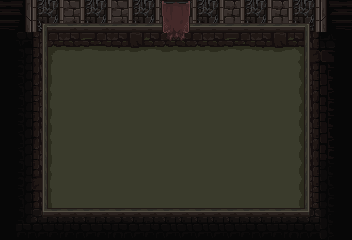

Rendered tile map (Tiled .tmx) drawn with the repository's tilesets; below, a short description and the full map source, tile grids included:
An orthogonal 22x15 tile map with 16x16 px tiles, 3 tile layers (Background, Floor, Decor), 2 tilesets and 4 objects (4x wall).

<map version="1.2" tiledversion="1.3.1" orientation="orthogonal" renderorder="right-down" compressionlevel="0" width="22" height="15" tilewidth="16" tileheight="16" infinite="0" nextlayerid="9" nextobjectid="31">
 <tileset firstgid="1" source="MainLevel.tsx" />
 <tileset firstgid="1703" source="decorations.tsx" />
 <layer id="6" name="Background" width="22" height="15">
  <data encoding="csv">
3221226322,3221226321,129,130,131,129,130,131,129,130,131,128,129,130,128,129,130,128,129,130,3221226323,3221226322,
3221226285,3221226284,166,167,168,166,167,168,166,167,168,165,166,167,165,166,167,165,166,167,3221226286,3221226285,
3221226248,3221226247,2684355429,0,0,0,0,0,0,0,0,0,0,0,0,0,0,0,0,1610613611,3221226249,3221226248,
2684355975,2684355939,2684355430,0,0,0,0,0,0,0,0,0,0,0,0,0,0,0,0,1610613610,1610613647,2684355975,
2684355975,2684355940,2684355431,0,0,0,0,0,0,0,0,0,0,0,0,0,0,0,0,1610613609,1610613646,2684355975,
2684355975,2684355938,2684355432,0,0,0,0,0,0,0,0,0,0,0,0,0,0,0,0,1610613608,1610613645,2684355975,
2684355975,2684355939,2684355429,0,0,0,0,0,0,0,0,0,0,0,0,0,0,0,0,1610613607,1610613644,2684355975,
2684355975,2684355940,2684355430,0,0,0,0,0,0,0,0,0,0,0,0,0,0,0,0,1610613606,1610613643,2684355975,
2684355975,2684355938,2684355431,0,0,0,0,0,0,0,0,0,0,0,0,0,0,0,0,1610613605,1610613642,2684355975,
2684355975,2684355938,2684355432,0,0,0,0,0,0,0,0,0,0,0,0,0,0,0,0,1610613607,1610613644,2684355975,
2684355975,2684355939,2684355433,0,0,0,0,0,0,0,0,0,0,0,0,0,0,0,0,1610613606,1610614118,2684355975,
2684355976,2684355940,2684355434,0,0,0,0,0,0,0,0,0,0,0,0,0,0,0,0,1610613605,1610614117,2684355975,
2684355977,2684355941,2684355435,0,0,0,0,0,0,0,0,0,0,0,0,0,0,0,0,1610613605,1610614116,2684355976,
2684355978,2684355942,1344,1345,1345,1341,1342,1343,1344,1345,1341,1341,1341,1341,1341,1342,1341,1342,1343,1344,1610614115,2684355977,
2684355979,1379,1381,1382,1382,1378,1379,1380,1381,1382,1378,1378,1378,1378,1378,1379,1378,1379,1380,1381,1610614114,2684355978
</data>
 </layer>
 <layer id="5" name="Floor" width="22" height="15">
  <data encoding="csv">
0,0,0,0,0,0,0,0,0,0,0,0,0,0,0,0,0,0,0,0,0,0,
0,0,1386,1387,1388,1389,1390,1391,1392,1392,1392,1392,1392,1392,1392,1392,1392,1392,1392,1394,0,0,
0,1378,1423,1424,1425,1426,1427,1428,1429,1430,1424,1425,1424,1425,1426,1427,1428,1429,1430,1468,3221226850,0,
0,0,1460,1461,1462,1463,1464,1465,1466,1463,1466,1466,1465,1466,1463,1463,1465,1466,1467,1468,0,0,
0,0,1497,1498,1499,1500,1501,1502,1503,1536,1536,1536,1536,1538,1538,1501,1502,1503,1504,1468,0,0,
0,0,1534,1535,1536,1537,1538,1539,1540,1536,1536,1536,1573,1538,1538,1501,1502,1503,1541,1468,0,0,
0,0,1571,1572,1573,1574,1575,1576,1536,1536,1536,1536,1503,1503,1538,1501,1502,1503,1578,1468,0,0,
0,0,1460,1535,1536,1536,1536,1536,1536,1536,1536,1503,1540,1540,1503,1503,1503,1503,1541,1468,0,0,
0,0,1460,1535,1536,1538,1536,1538,1538,1538,1538,1538,1501,1502,1503,1540,1540,1540,1541,1468,0,0,
0,0,1460,1498,1538,1538,1538,1501,1502,1503,1503,1503,1538,1538,1538,1501,1502,1503,1541,1468,0,0,
0,0,1497,1535,1538,1538,1538,1538,1538,1538,1538,1538,1536,1538,1538,1501,1502,1503,1541,1468,0,0,
0,0,1534,1572,1536,1536,1536,1536,1536,1536,1536,1536,1573,1536,1538,1538,1539,1540,1541,1468,0,0,
0,0,1571,1498,1573,1573,1573,1573,1573,1573,1573,1573,1573,1573,1574,1538,1576,1577,1541,1468,0,0,
0,0,1608,1610,1610,1610,1610,1610,1610,1610,1610,1610,1610,1610,1610,1610,1610,1610,1610,1616,0,0,
0,0,0,0,0,0,0,0,0,0,0,0,0,0,0,0,0,0,0,0,0,0
</data>
 </layer>
 <layer id="7" name="Decor" width="22" height="15">
  <data encoding="csv">
0,0,0,0,0,0,0,0,0,0,1740,1741,0,0,0,0,0,0,0,0,0,0,
0,0,0,0,0,0,0,0,0,0,1772,1773,0,0,0,0,0,0,0,0,0,0,
0,0,0,0,0,0,0,0,0,0,1804,1805,0,0,0,0,0,0,0,0,0,0,
0,0,0,0,0,0,0,0,0,0,0,0,0,0,0,0,0,0,0,0,0,0,
0,0,0,0,0,0,0,0,0,0,0,0,0,0,0,0,0,0,0,0,0,0,
0,0,0,0,0,0,0,0,0,0,0,0,0,0,0,0,0,0,0,0,0,0,
0,0,0,0,0,0,0,0,0,0,0,0,0,0,0,0,0,0,0,0,0,0,
0,0,0,0,0,0,0,0,0,0,0,0,0,0,0,0,0,0,0,0,0,0,
0,0,0,0,0,0,0,0,0,0,0,0,0,0,0,0,0,0,0,0,0,0,
0,0,0,0,0,0,0,0,0,0,0,0,0,0,0,0,0,0,0,0,0,0,
0,0,0,0,0,0,0,0,0,0,0,0,0,0,0,0,0,0,0,0,0,0,
0,0,0,0,0,0,0,0,0,0,0,0,0,0,0,0,0,0,0,0,0,0,
0,0,0,0,0,0,0,0,0,0,0,0,0,0,0,0,0,0,0,0,0,0,
0,0,0,0,0,0,0,0,0,0,0,0,0,0,0,0,0,0,0,0,0,0,
0,0,0,0,0,0,0,0,0,0,0,0,0,0,0,0,0,0,0,0,0,0
</data>
 </layer>
 <objectgroup id="8" name="Wall">
  <object id="14" name="wall" x="43" y="23" width="265" height="24.3333" />
  <object id="23" name="wall" x="44" y="208" width="265" height="24" />
  <object id="28" name="wall" x="304" y="23" width="25" height="209" />
  <object id="30" name="wall" x="23" y="23" width="25" height="209" />
 </objectgroup>
</map>
